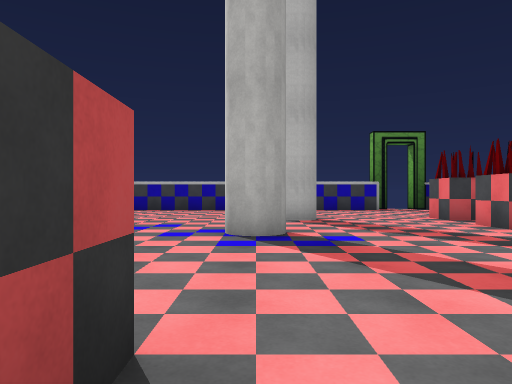
View 1 (above)

19 first-person views from a walk through a Unity game level. The camera is 1.2 m above the floor, looks level and sees 70° across. Doors are open. The floor is counted in squares, 1.8 m on a side. Each view is taken from the middle of a square. On the plan, view 1 faces up. The plan holds only what a view shows up to about 11 squares ahead; the rest is blank. The player character is not drawn. Some surface patterns are stand-ins.

View 2
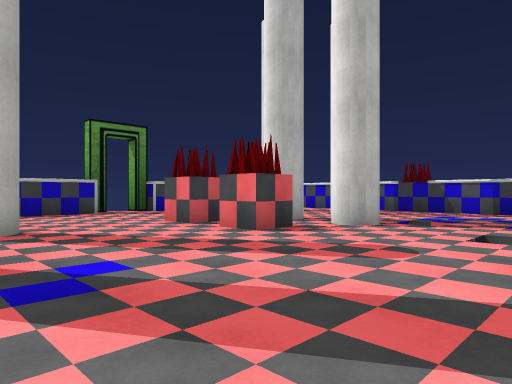

View 3
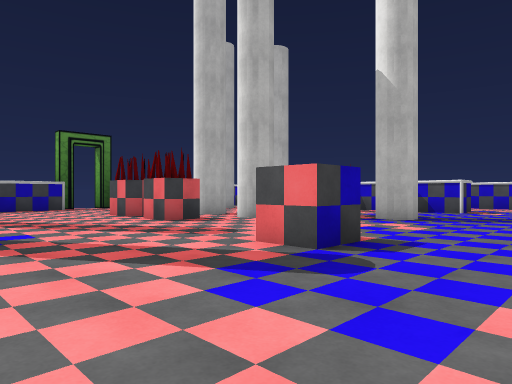

View 4
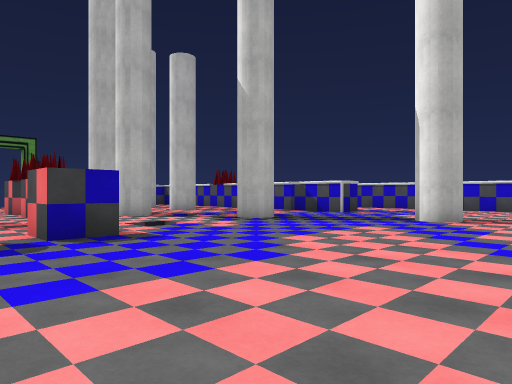

View 5
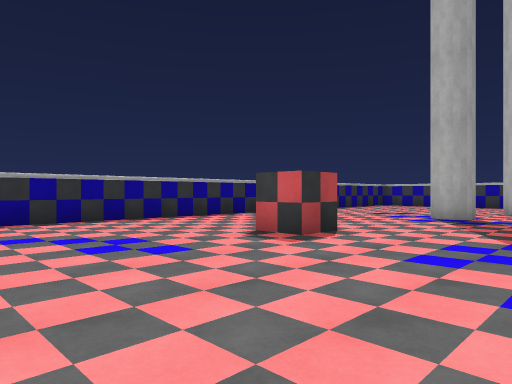

View 6
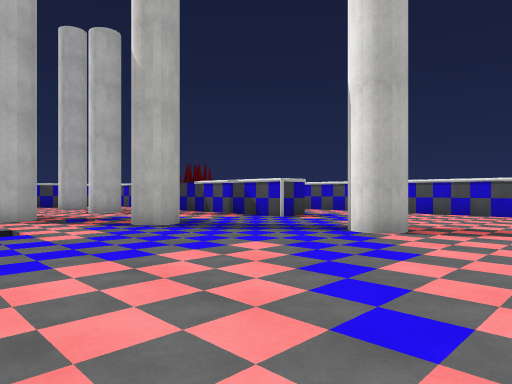

View 7
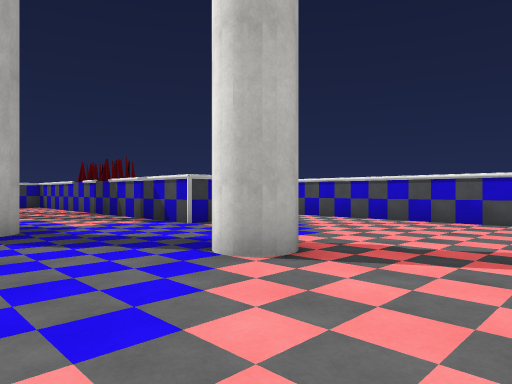

View 8
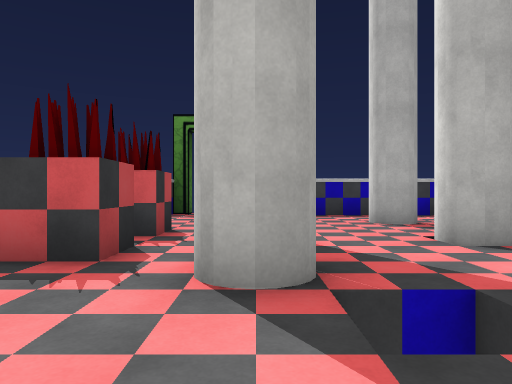

View 9
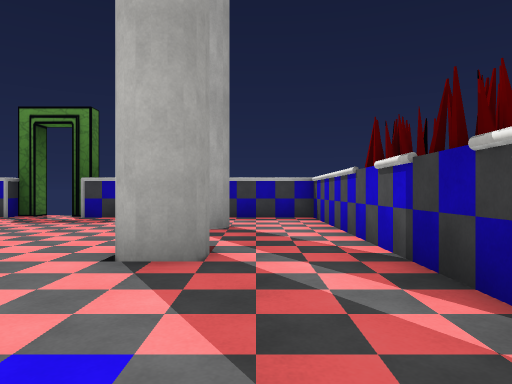

View 10
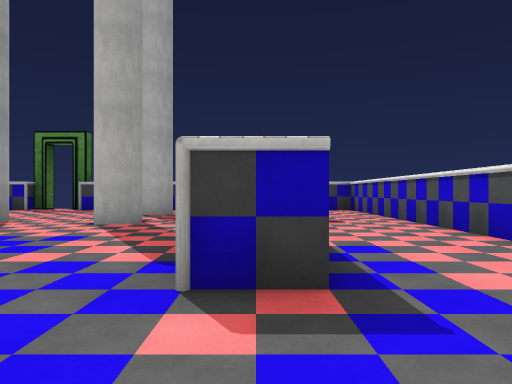

View 11
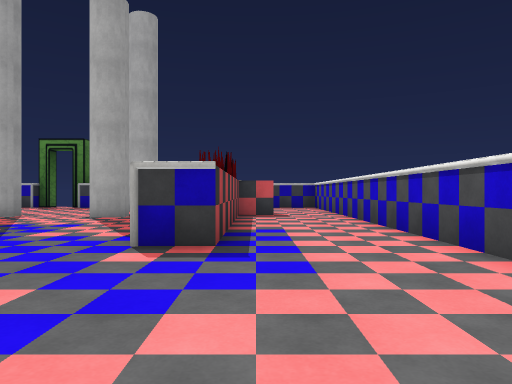

View 12
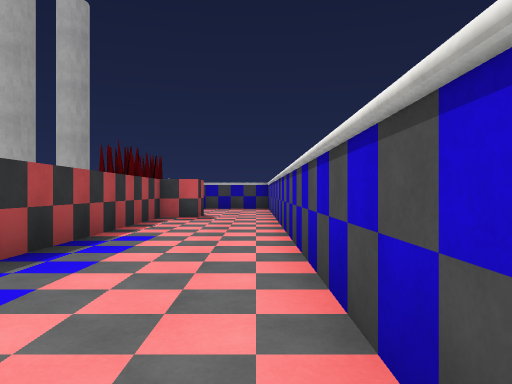

View 13
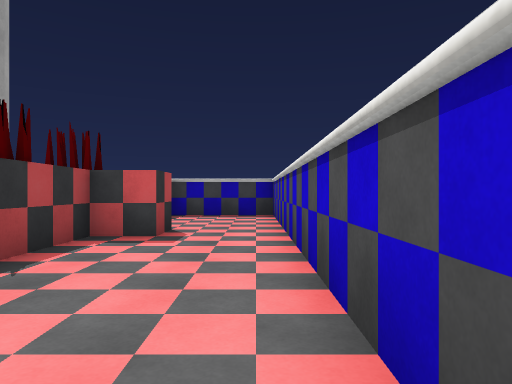

View 14
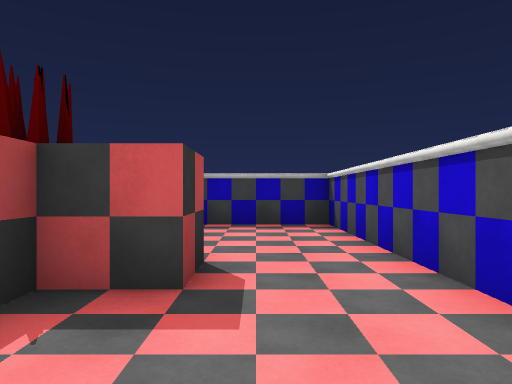

View 15
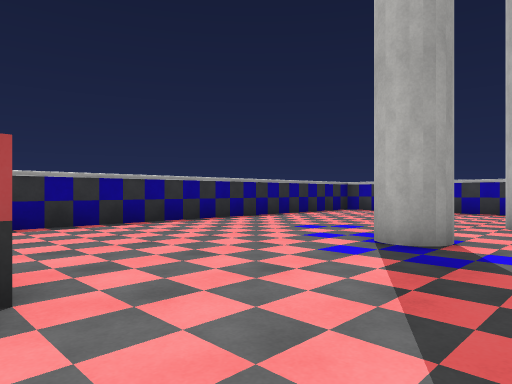

View 16
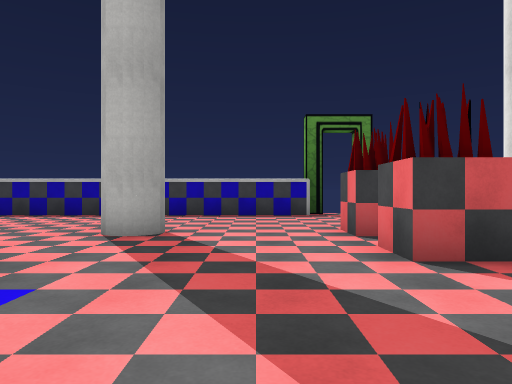

View 17
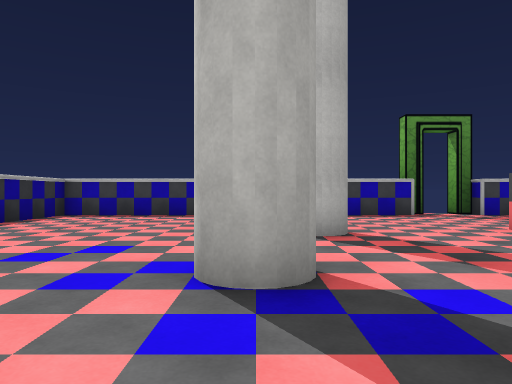

View 18
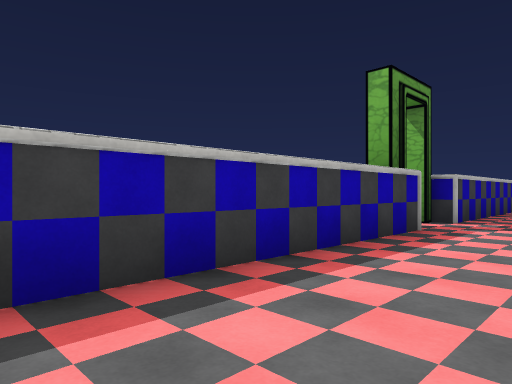

View 19
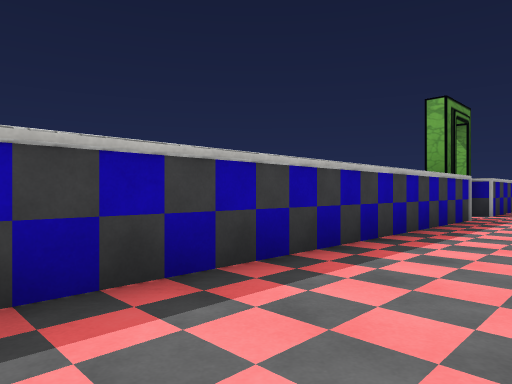

### Floor plan
Key: @ floor where view 1 was taken; # wall or solid block; . floor; D open door; C cylinder; O other object.
Columns run from 5 left of view 1 to 17 right of it. Each row starts with its distance up from view 1.
 15           #
 14 CCCCCCCCC D OOOOOO#OCC
 13 ..........CC......O...O
 12 ..................O...O
 11 ...............C..O...O
 10 ..................O...C
  9 ......C...#.......##..C
  8 ............C..#..#...C
  7 ..........#.......#...O
  6 .....C......C.....C...C
  5 ............. ....O...C
  4 ..................O...C
  3 ........... ..C...O...C
  2 .........#.......C....C
  1 ....#.................C
  0 .....@................C
 -1 ................C.....C
 -2 ......................C
 -3 ......................
 -4      ............

Where each view was taken, in squares from view 1:
view 1: 0 up, 0 right, facing up
view 2: 2 up, 0 right, facing up-right
view 3: 1 down, 0 right, facing up-right
view 4: 4 down, 2 right, facing up-right
view 5: 4 down, 3 right, facing up-left
view 6: 4 down, 5 right, facing up-right
view 7: 4 down, 8 right, facing up-right
view 8: 3 up, 7 right, facing up
view 9: 4 up, 11 right, facing up
view 10: 0 up, 13 right, facing up
view 11: 2 down, 14 right, facing up
view 12: 1 down, 16 right, facing up
view 13: 3 up, 16 right, facing up
view 14: 6 up, 15 right, facing up
view 15: 1 up, 2 right, facing up-left
view 16: 3 up, 3 right, facing up
view 17: 3 up, 0 right, facing up
view 18: 11 up, 2 left, facing up-right
view 19: 11 up, 5 left, facing up-right
